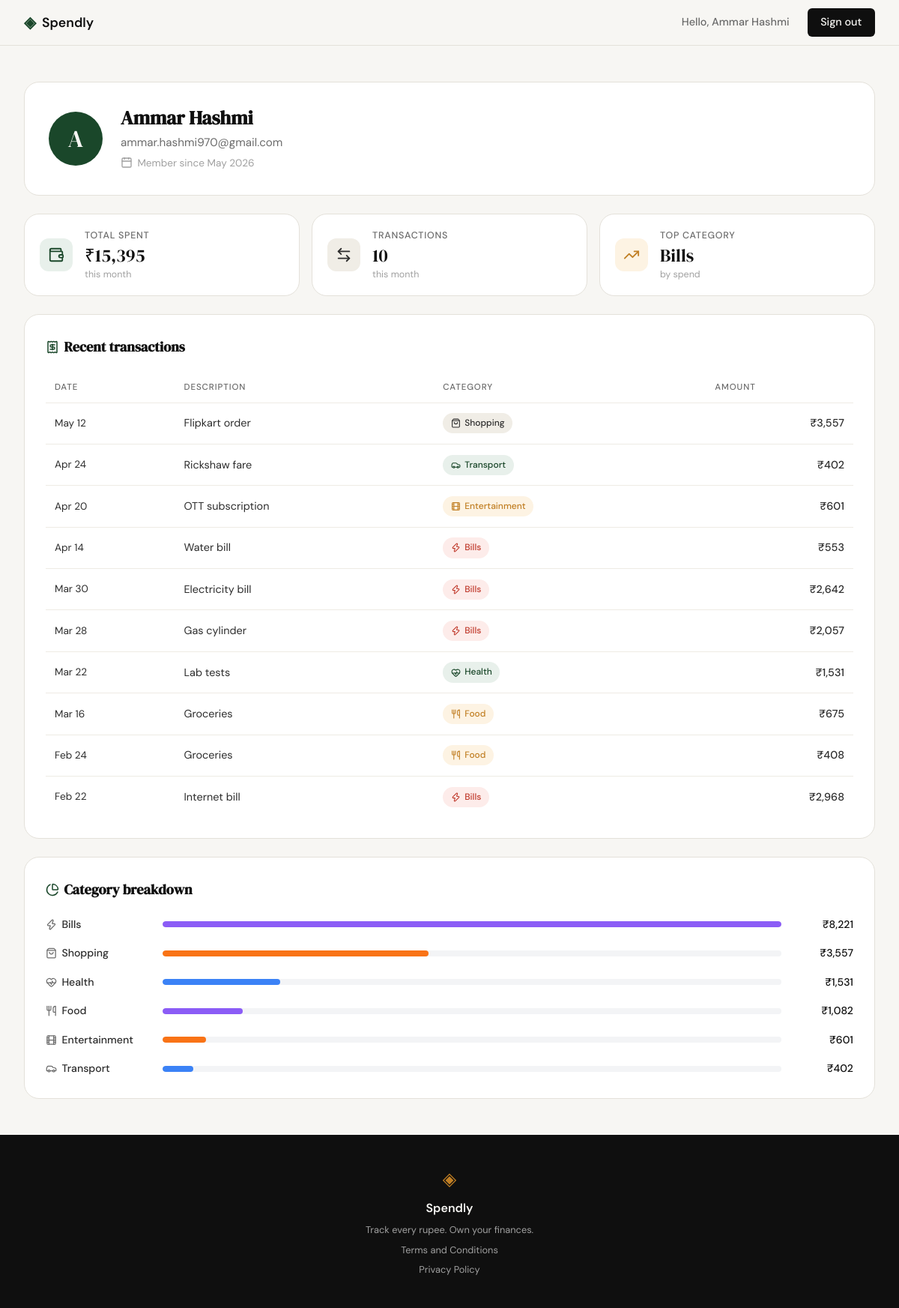
Screenshot of /profile (signed in) with the database file from the repository.
### tables this page shows
CREATE TABLE users (
            id            INTEGER PRIMARY KEY AUTOINCREMENT,
            name          TEXT    NOT NULL,
            email         TEXT    UNIQUE NOT NULL,
            password_hash TEXT    NOT NULL,
            created_at    TEXT    DEFAULT (datetime('now'))
        );

CREATE TABLE expenses (
            id          INTEGER PRIMARY KEY AUTOINCREMENT,
            user_id     INTEGER NOT NULL REFERENCES users(id),
            amount      REAL    NOT NULL,
            category    TEXT    NOT NULL,
            date        TEXT    NOT NULL,
            description TEXT,
            created_at  TEXT    DEFAULT (datetime('now'))
        );

### app.py (the view)
@app.route("/profile")
def profile():
    if not session.get("user_id"):
        return redirect(url_for("login"))
    conn = get_db()
    user_row = conn.execute(
        "SELECT id, name, email, created_at FROM users WHERE id = ?",
        (session["user_id"],),
    ).fetchone()
    if user_row is None:
        conn.close()
        session.clear()
        return redirect(url_for("login"))
    expense_rows = conn.execute(
        "SELECT amount, category, date, description FROM expenses "
        "WHERE user_id = ? ORDER BY date DESC, id DESC",
        (user_row["id"],),
    ).fetchall()
    conn.close()
    return render_template(
        "profile.html",
        user=build_user_context(user_row),
        stats=build_stats(expense_rows),
        transactions=build_transactions(expense_rows),
        breakdown=build_breakdown(expense_rows),
    )

### database/db.py (called while the page is built)
def get_db():
    db_path = os.path.join(os.path.dirname(os.path.dirname(__file__)), "spendly.db")
    conn = sqlite3.connect(db_path)
    conn.row_factory = sqlite3.Row
    conn.execute("PRAGMA foreign_keys = ON")
    return conn

### database/queries.py (called while the page is built)
def format_amount(value):
    return "₹" + f"{int(round(value or 0)):,}"

def build_user_context(user_row):
    name = (user_row["name"] or "").strip()
    initial = name[:1].upper() if name else "?"
    created_at = user_row["created_at"] or ""
    try:
        member_since = datetime.strptime(created_at[:19], "%Y-%m-%d %H:%M:%S").strftime("%b %Y")
    except ValueError:
        try:
            member_since = datetime.strptime(created_at[:10], "%Y-%m-%d").strftime("%b %Y")
        except ValueError:
            member_since = ""
    return {
        "name":         name,
        "email":        user_row["email"],
        "initial":      initial,
        "member_since": member_since,
    }

### templates/profile.html (shortened to what this page needs)
{% extends "base.html" %}
{% block content %}
<section class="profile-section">
    <div class="profile-hero">
        <div class="profile-avatar">{{ user.initial }}</div>
        <div class="profile-identity">
            <h1 class="profile-name">{{ user.name }}</h1>
            <p class="profile-email">{{ user.email }}</p>
            <p class="profile-meta">
                <i data-lucide="calendar" class="icon-inline"></i>
                Member since {{ user.member_since }}
            </p>
        </div>
    </div>
    <div class="profile-stats">
        <div class="profile-stat">
            <div class="profile-stat-icon profile-stat-icon--accent">
                <i data-lucide="wallet"></i>
            </div>
            <div class="profile-stat-body">
                <span class="profile-stat-label">Total spent</span>
                <span class="profile-stat-value">{{ stats.total_spent }}</span>
                <span class="profile-stat-note">this month</span>
            </div>
        </div>
        <div class="profile-stat">
            <div class="profile-stat-icon profile-stat-icon--neutral">
                <i data-lucide="arrow-left-right"></i>
            </div>
            <div class="profile-stat-body">
                <span class="profile-stat-label">Transactions</span>
                <span class="profile-stat-value">{{ stats.tx_count }}</span>
                <span class="profile-stat-note">this month</span>
            </div>
        </div>
        <div class="profile-stat">
            <div class="profile-stat-icon profile-stat-icon--accent2">
                <i data-lucide="trending-up"></i>
            </div>
            <div class="profile-stat-body">
                <span class="profile-stat-label">Top category</span>
                <span class="profile-stat-value">{{ stats.top_category }}</span>
                <span class="profile-stat-note">by spend</span>
            </div>
        </div>
    </div>
    <div class="profile-panel">
        <h2 class="profile-panel-title">
            <i data-lucide="receipt" class="icon-inline"></i>
            Recent transactions
        </h2>
        <div class="profile-table-wrap">
            <table class="profile-table">
                <thead>
                    <tr>
                        <th>Date</th>
                        <th>Description</th>
                        <th>Category</th>
                        <th class="ta-right">Amount</th>
                    </tr>
                </thead>
                <tbody>
                    {% for tx in transactions %}
                    <tr>
                        <td class="profile-table-date">{{ tx.date }}</td>
                        <td>{{ tx.description }}</td>
                        <td>
                            <span class="cat-badge cat-badge--{{ tx.category }}">
                                <i data-lucide="{{ tx.icon }}"></i>
                                {{ tx.category_label }}
                            </span>
                        </td>
                        <td class="ta-right profile-table-amt">{{ tx.amount }}</td>
                    </tr>
                    {% endfor %}
                </tbody>
            </table>
        </div>
    </div>
    <div class="profile-panel">
        <h2 class="profile-panel-title">
            <i data-lucide="pie-chart" class="icon-inline"></i>
            Category breakdown
        </h2>
        <div class="profile-breakdown">
            {% for row in breakdown %}
            <div class="profile-breakdown-row">
                <span class="profile-breakdown-label">
                    <i data-lucide="{{ row.icon }}" class="icon-inline"></i>
                    {{ row.category_label }}
                </span>
                <div class="lbar-track">
                    <div class="lbar-fill {{ row.bar_class }}" style="width: {{ row.percent }}%"></div>
                </div>
                <span class="profile-breakdown-amt">{{ row.amount }}</span>
            </div>
            {% endfor %}
        </div>
    </div>
</section>
{% endblock %}

### templates/base.html (shortened to what this page needs)
<!DOCTYPE html>
<html lang="en">
<head>
    <link rel="stylesheet" href="{{ url_for('static', filename='css/style.css') }}">
</head>
<body>
    <nav class="navbar">
        <div class="nav-inner">
            <a href="{{ url_for('landing') }}" class="nav-brand">
                <span class="brand-icon">◈</span>
                <span class="brand-name">Spendly</span>
            </a>
            <div class="nav-links">
                {% if session.get('user_id') %}
                    <a href="{{ url_for('profile') }}" class="nav-user">Hello, {{ session.name }}</a>
                    <a href="{{ url_for('logout') }}" class="nav-cta">Sign out</a>
                {% else %}
                    <a href="{{ url_for('login') }}">Sign in</a>
                    <a href="{{ url_for('register') }}" class="nav-cta">Get started</a>
                {% endif %}
            </div>
        </div>
    </nav>
    <main class="main-content">
        {% block content %}{% endblock %}
    </main>
    <footer class="footer">
        <div class="footer-inner">
            <span class="brand-icon">◈</span>
            <span class="footer-name">Spendly</span>
            <p class="footer-copy">Track every rupee. Own your finances.</p>
            <p class="footer-copy"><a href="{{ url_for('terms') }}">Terms and Conditions</a></p>
            <p class="footer-copy"><a href="{{ url_for('privacy') }}">Privacy Policy</a>
        </div>
    </footer>
</body>
</html>

### rows the page displays
users: name "Ammar Hashmi", email "ammar.hashmi970@gmail.com"
expenses: date "May 12", description "Flipkart order", category_label "Shopping", amount "₹3,557"
expenses: date "Apr 24", description "Rickshaw fare", category_label "Transport", amount "₹402"
expenses: date "Apr 20", description "OTT subscription", category_label "Entertainment", amount "₹601"
expenses: date "Apr 14", description "Water bill", category_label "Bills", amount "₹553"
expenses: date "Mar 30", description "Electricity bill", category_label "Bills", amount "₹2,642"
expenses: date "Mar 28", description "Gas cylinder", category_label "Bills", amount "₹2,057"
expenses: date "Mar 22", description "Lab tests", category_label "Health", amount "₹1,531"
expenses: date "Mar 16", description "Groceries", category_label "Food", amount "₹675"
expenses: date "Feb 24", description "Groceries", category_label "Food", amount "₹408"
expenses: date "Feb 22", description "Internet bill", category_label "Bills", amount "₹2,968"

### other values shown
{{ user.initial }} "A"
{{ user.member_since }} "May 2026"
{{ stats.total_spent }} "₹15,395"
{{ stats.tx_count }} "10"
{{ stats.top_category }} "Bills"
{{ row.category_label }} "Bills" "Shopping" "Health" "Food" "Entertainment" "Transport"
{{ row.amount }} "₹8,221" "₹3,557" "₹1,531" "₹1,082" "₹601" "₹402"
